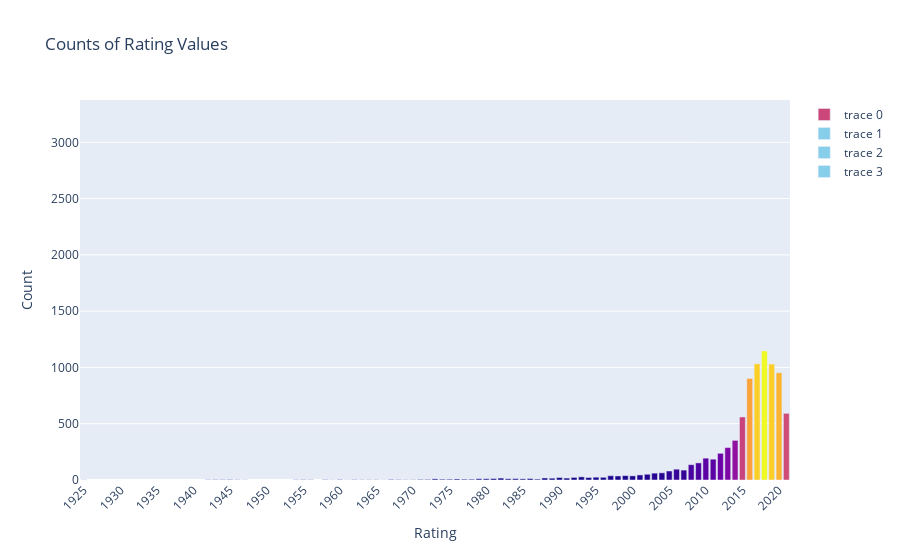

Source (notebook cell):
### Code cell
#plotly
fig.add_trace(go.Bar(
    x=rating_counts.index,
    y=rating_counts.values,
    marker_color='skyblue',
    text=rating_counts.values,
    textposition='auto',
))

fig.update_layout(
    title='Counts of Rating Values',
    xaxis=dict(title='Rating'),
    yaxis=dict(title='Count'),
    xaxis_tickangle=-45,
)

fig.show()

### Figure 1 — Plotly figure (JSON) as saved in the notebook; plotly's stock layout.template omitted (floating-point values rounded to 4 significant figures)
{"data": [{"marker": {"color": [1147, 1032, 1030, 953, 902, 592, 560, 352, 288, 237, 194, 185, 152, 136, 96, 88, 80, 64, 61, 51, 45, 39, 38, 37, 36, 28, 25, 24, 23, 22, 22, 18, 17, 17, 16, 13, 13, 12, 11, 11, 11, 10, 10, 9, 8, 7, 7, 7, 7, 5, 5, 5, 4, 4, 3, 3, 3, 3, 3, 3, 2, 2, 2, 2, 2, 2, 2, 2, 2, 1, 1, 1, 1, 1], "colorscale": [[0, "#0d0887"], [0.1111, "#46039f"], [0.2222, "#7201a8"], [0.3333, "#9c179e"], [0.4444, "#bd3786"], [0.5556, "#d8576b"], [0.6667, "#ed7953"], [0.7778, "#fb9f3a"], [0.8889, "#fdca26"], [1, "#f0f921"]]}, "type": "bar", "x": [2018, 2017, 2019, 2020, 2016, 2021, 2015, 2014, 2013, 2012, 2010, 2011, 2009, 2008, 2006, 2007, 2005, 2004, 2003, 2002, 2001, 1999, 1997, 2000, 1998, 1993, 1995, 1996, 1992, 1994, 1990, 1988, 1982, 1991, 1989, 1981, 1986, 1984, 1980, 1979, 1983, 1985, 1973, 1976, 1987, 1977, 1974, 1975, 1978, 1972, 1967, 1971, 1960, 1945, 1944, 1955, 1968, 1962, 1943, 1958, 1964, 1969, 1970, 1963, 1956, 1965, 1946, 1942, 1954, 1959, 1925, 1961, 1947, 1966], "y": [1147, 1032, 1030, 953, 902, 592, 560, 352, 288, 237, 194, 185, 152, 136, 96, 88, 80, 64, 61, 51, 45, 39, 38, 37, 36, 28, 25, 24, 23, 22, 22, 18, 17, 17, 16, 13, 13, 12, 11, 11, 11, 10, 10, 9, 8, 7, 7, 7, 7, 5, 5, 5, 4, 4, 3, 3, 3, 3, 3, 3, 2, 2, 2, 2, 2, 2, 2, 2, 2, 1, 1, 1, 1, 1]}, {"marker": {"color": "skyblue"}, "text": [3207, 2160, 863, 799, 490, 334, 307, 287, 220, 80, 41, 6, 3, 3], "textposition": "auto", "type": "bar", "x": ["TV-MA", "TV-14", "TV-PG", "R", "PG-13", "TV-Y7", "TV-Y", "PG", "TV-G", "NR", "G", "TV-Y7-FV", "NC-17", "UR"], "y": [3207, 2160, 863, 799, 490, 334, 307, 287, 220, 80, 41, 6, 3, 3]}, {"marker": {"color": "skyblue"}, "text": [3207, 2160, 863, 799, 490, 334, 307, 287, 220, 80, 41, 6, 3, 3], "textposition": "auto", "type": "bar", "x": ["TV-MA", "TV-14", "TV-PG", "R", "PG-13", "TV-Y7", "TV-Y", "PG", "TV-G", "NR", "G", "TV-Y7-FV", "NC-17", "UR"], "y": [3207, 2160, 863, 799, 490, 334, 307, 287, 220, 80, 41, 6, 3, 3]}, {"marker": {"color": "skyblue"}, "text": [3207, 2160, 863, 799, 490, 334, 307, 287, 220, 80, 41, 6, 3, 3], "textposition": "auto", "type": "bar", "x": ["TV-MA", "TV-14", "TV-PG", "R", "PG-13", "TV-Y7", "TV-Y", "PG", "TV-G", "NR", "G", "TV-Y7-FV", "NC-17", "UR"], "y": [3207, 2160, 863, 799, 490, 334, 307, 287, 220, 80, 41, 6, 3, 3]}], "layout": {"title": {"text": "Counts of Rating Values"}, "xaxis": {"dtick": 5, "tickangle": -45, "title": {"text": "Rating"}}, "yaxis": {"title": {"text": "Count"}}}}
